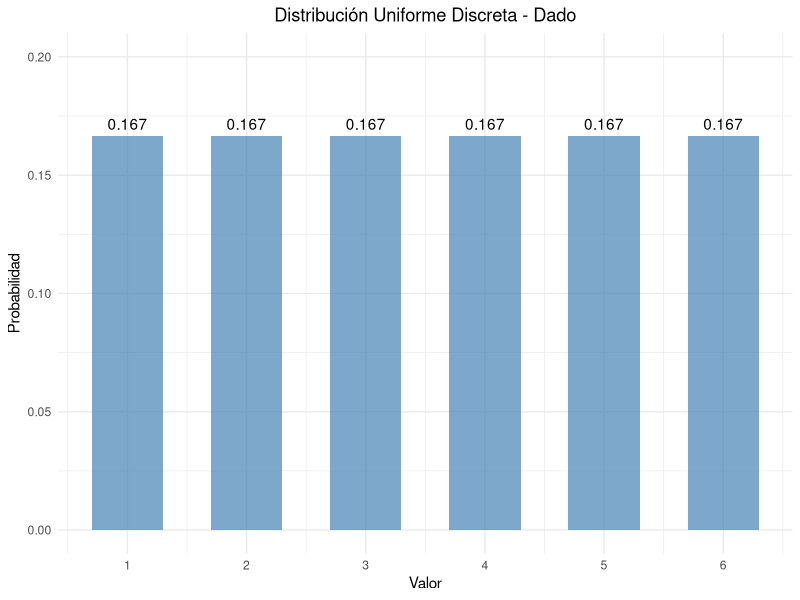
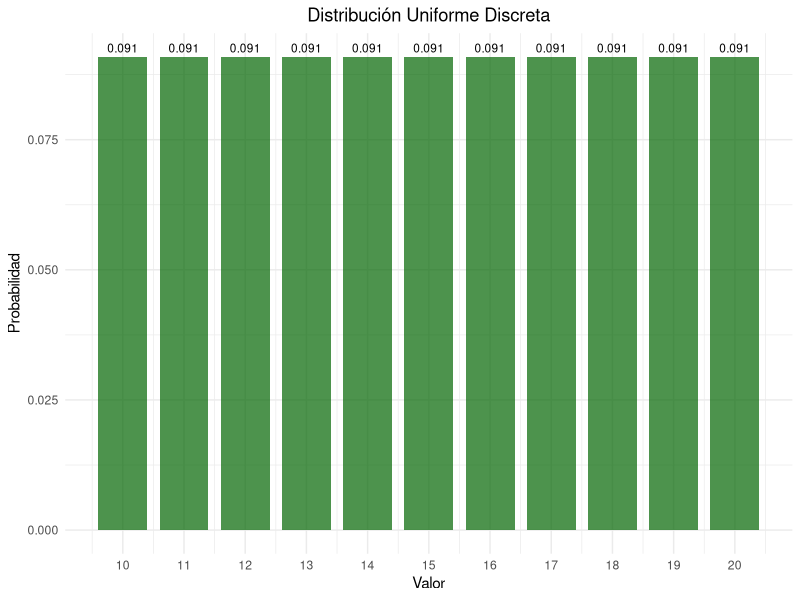
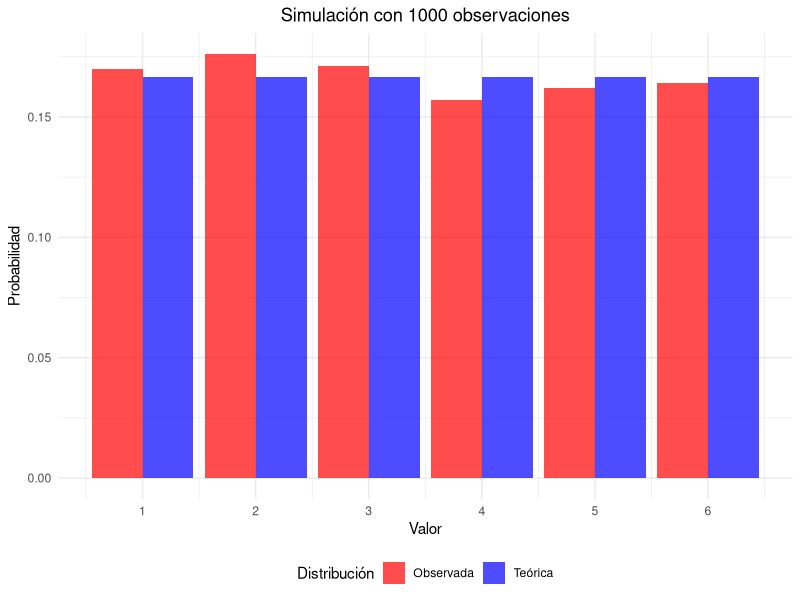
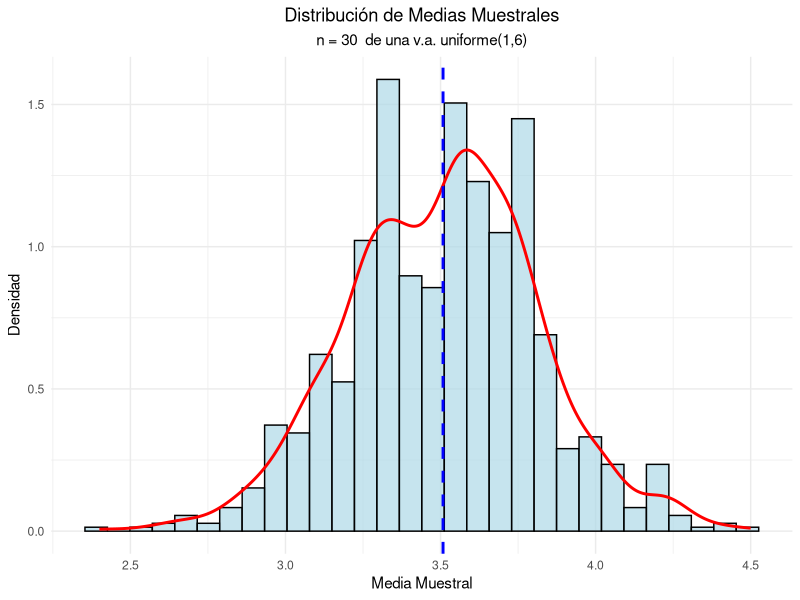
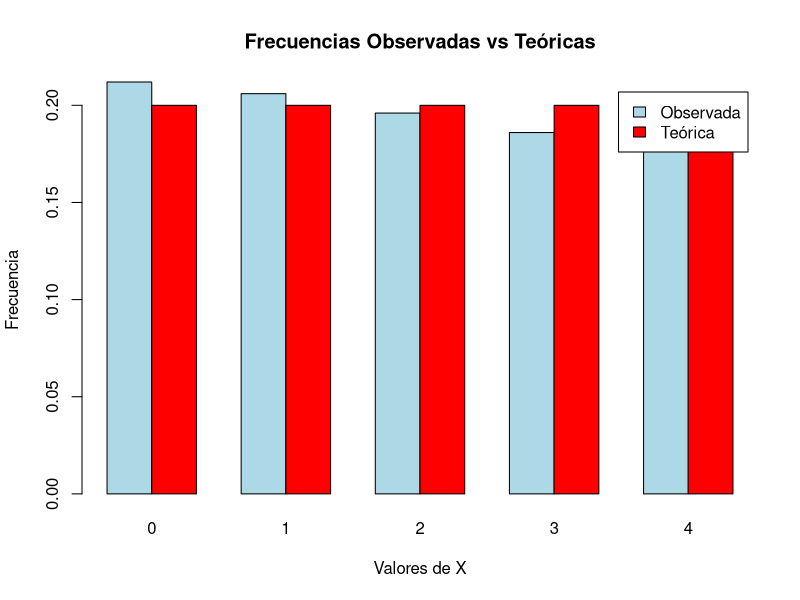

Write the R code that produced these figures, in order.
## ---- chunk 1
#| label: setup
#| include: false
library(tidyverse)
library(kableExtra)
library(gridExtra)
## ---- chunk 2
#| code-fold: true
#| label: dado-ejemplo

# Parámetros del dado
x_1 <- 1
x_6 <- 6
valores <- x_1:x_6
probabilidades <- rep(1/length(valores), length(valores))

# Crear data frame
dado_data <- data.frame(
  Valor = valores,
  Probabilidad = probabilidades
)

# Mostrar tabla
kable(dado_data, 
      caption = "Distribución de probabilidad de un dado",
      align = "cc") %>%
  kable_styling(bootstrap_options = "striped")
## ---- chunk 3
#| code-fold: true
#| label: parametros-dado
# Media
media <- sum(dado_data$Valor)/length(dado_data$Valor)
cat("Media:", media, "\n")

# Varianza
varianza <- sum((dado_data$Valor- media)^2)/length(dado_data$Valor)
cat("Varianza:", varianza, "\n")

# Desviación estándar
desv_std <- sqrt(varianza)
cat("Desviación estándar:", round(desv_std, 4), "\n")
## ---- chunk 4
#| code-fold: true
#| label: grafico-dado
#| fig-cap: "Función de probabilidad de un dado"

ggplot(dado_data, aes(x = Valor, y = Probabilidad)) +
  geom_col(fill = "steelblue", alpha = 0.7, width = 0.6) +
  geom_text(aes(label = round(Probabilidad, 3)), vjust = -0.5) +
  scale_x_continuous(breaks = valores) +
  scale_y_continuous(limits = c(0, 0.20)) +
  labs(title = "Distribución Uniforme Discreta - Dado",
       x = "Valor",
       y = "Probabilidad") +
  theme_minimal() +
  theme(plot.title = element_text(hjust = 0.5),
        plot.subtitle = element_text(hjust = 0.5))
## ---- chunk 5
#| code-fold: true
#| label: ejemplo-numeros

x2_1 <- 10
x2_n <- 20
valores2 <- x2_1:x2_n
probabilidades2 <- rep(1/(length(valores2)), length(valores2))

# Data_frame
data2 <- data.frame(
  Valor = valores2,
  Probabilidad = probabilidades2
)

# Parámetros estadísticos
media2 <- mean(data2$Valor)
varianza2 <- sum((data2$Valor - media2)^2)/length(data2$Valor)
desv_std2 <- sqrt(varianza2)

cat("Media:", media2, "\n")
cat("Varianza:", round(varianza2, 4), "\n")
cat("Desviación estándar:", round(desv_std2, 4), "\n")
## ---- chunk 6
#| label: grafico-numeros
#| fig-cap: "Distribución uniforme discreta entre 10 y 20"


ggplot(data2, aes(x = Valor, y = Probabilidad)) +
  geom_col(fill = "darkgreen", alpha = 0.7, width = 0.8) +
  geom_text(aes(label = round(Probabilidad, 3)), 
            vjust = -0.5, size = 3) +
  scale_x_continuous(breaks = seq(10, 20, 1)) +
  labs(title = "Distribución Uniforme Discreta",
       x = "Valor",
       y = "Probabilidad") +
  theme_minimal() +
  theme(plot.title = element_text(hjust = 0.5),
        plot.subtitle = element_text(hjust = 0.5))
## ---- chunk 7
#| code-fold: true
#| label: simulacion

# Generar 1000 números aleatorios
set.seed(123)
n_sim <- 1000
muestra <- sample(1:6, n_sim, replace = TRUE)

# Frecuencias observadas
freq_obs <- table(muestra)
freq_rel <- prop.table(freq_obs)

# Comparar con probabilidades teóricas
comparacion <- data.frame(
  Valor = 1:6,
  Prob_Teorica = rep(1/6, 6),
  Freq_Observada = as.numeric(freq_rel)
)

kable(comparacion, 
      caption = "Comparación entre probabilidades teóricas y observadas",
      col.names = c("Valor", "Prob. Teórica", "Freq. Observada"),
      digits = 4) |> 
  kable_styling(bootstrap_options = "striped")
## ---- chunk 8
#| code-fold: true
#| label: grafico-simulacion
#| fig-width: 8
#| fig-height: 6
#| fig-align: "center"
#| fig-cap: "Comparación entre distribución teórica y simulada"


# Preparar datos para el gráfico
comp_long <- comparacion |> 
  pivot_longer(cols = c(Prob_Teorica, Freq_Observada),
               names_to = "Tipo",
               values_to = "Probabilidad") |> 
  mutate(Tipo = case_when(
    Tipo == "Prob_Teorica" ~ "Teórica",
    Tipo == "Freq_Observada" ~ "Observada"
  ))

ggplot(comp_long, aes(x = Valor, y = Probabilidad, fill = Tipo)) +
  geom_col(position = "dodge", alpha = 0.7) +
  scale_x_continuous(breaks = 1:6) +
  scale_fill_manual(values = c("Teórica" = "blue", "Observada" = "red")) +
  labs(title = paste("Simulación con", n_sim, "observaciones"),
       x = "Valor",
       y = "Probabilidad",
       fill = "Distribución") +
  theme_minimal() +
  theme(plot.title = element_text(hjust = 0.5),
        legend.position = "bottom")
## ---- chunk 9
#| code-fold: true
#| label: limite-central
#| fig-width: 8
#| fig-height: 6
#| fig-align: "center"
#| fig-cap: "Verificación del Teorema del Límite Central"
# Simular medias muestrales
set.seed(456)
k_muestra <- 1000
n_muestra <- 30

medias_muestrales <- replicate(k_muestra, {
  muestra <- sample(1:6, n_muestra, replace = TRUE)
  mean(muestra)
})

# Crear histograma
hist_data <- data.frame(Medias = medias_muestrales)

ggplot(hist_data) +
  geom_histogram(aes(x=Medias, after_stat(density)), bins = 30, 
                 fill = "lightblue", alpha = 0.7, color = "black") +
  geom_density(aes(x = Medias), color = "red", linewidth = 1) +
  geom_vline(xintercept = mean(medias_muestrales), 
             color = "blue", linetype = "dashed", linewidth = 1) +
  labs(title = "Distribución de Medias Muestrales",
       subtitle = paste("n =", n_muestra, " de una v.a. uniforme(1,6)"),
       x = "Media Muestral",
       y = "Densidad") +
  theme_minimal() +
  theme(plot.title = element_text(hjust = 0.5),
        plot.subtitle = element_text(hjust = 0.5))

# Estadísticas
cat("Media teórica:", (1+6)/2, "\n")
cat("Media observada:", round(mean(medias_muestrales), 4), "\n")
cat("Varianza teórica de la media:", round(((6-1+1)^2-1)/12/n_muestra, 4), "\n")
cat("Varianza observada de la media:", round(var(medias_muestrales), 4), "\n")
## ---- chunk 10
# Bolas en la urna
bolas <- 1:8

# Probabilidad de obtener un número par
prob_par <- sum(bolas %% 2 == 0) / length(bolas)
cat("Probabilidad de obtener un número par:", prob_par, "\n")

## ---- chunk 11
a <- 5
b <- 15

# Media
mu <- (a + b)/2

# Varianza
sigma2 <- ((b - a + 1)^2 - 1)/12

cat("Media:", mu, "\n")
cat("Varianza:", sigma2, "\n")

## ---- chunk 12
set.seed(123)

# Valores posibles
valores <- 0:4
n <- 500

# Simulación
muestra <- sample(valores, size=n, replace=TRUE)

# Frecuencias observadas
freq_obs <- table(muestra)/n

# Frecuencias teóricas
freq_teo <- rep(1/length(valores), length(valores))
names(freq_teo) <- valores

# Mostrar comparación
df <- data.frame(Valor=valores,
                 Frec_Observada=as.numeric(freq_obs),
                 Frec_Teorica=as.numeric(freq_teo))
print(df)

# Gráfico comparativo
barplot(rbind(freq_obs, freq_teo), beside=TRUE,
        col=c("lightblue","red"), legend=c("Observada","Teórica"),
        main="Frecuencias Observadas vs Teóricas",
        xlab="Valores de X", ylab="Frecuencia")
